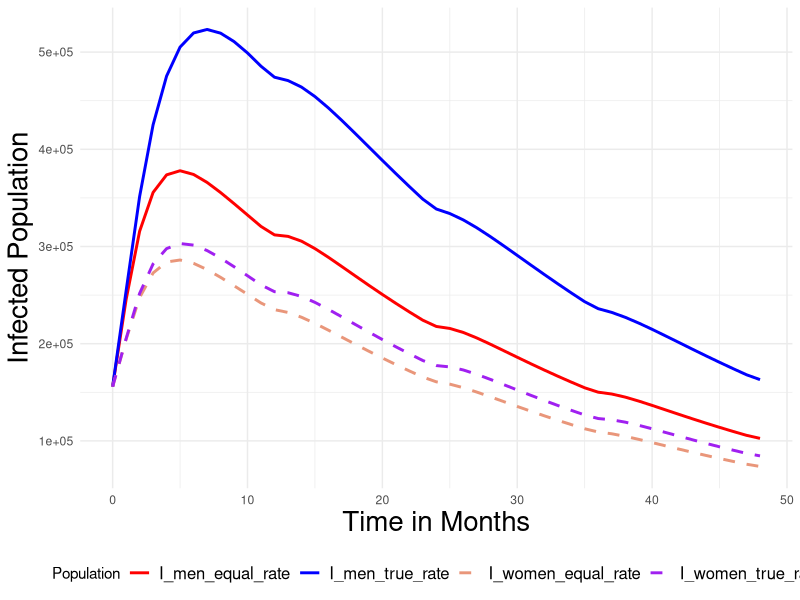
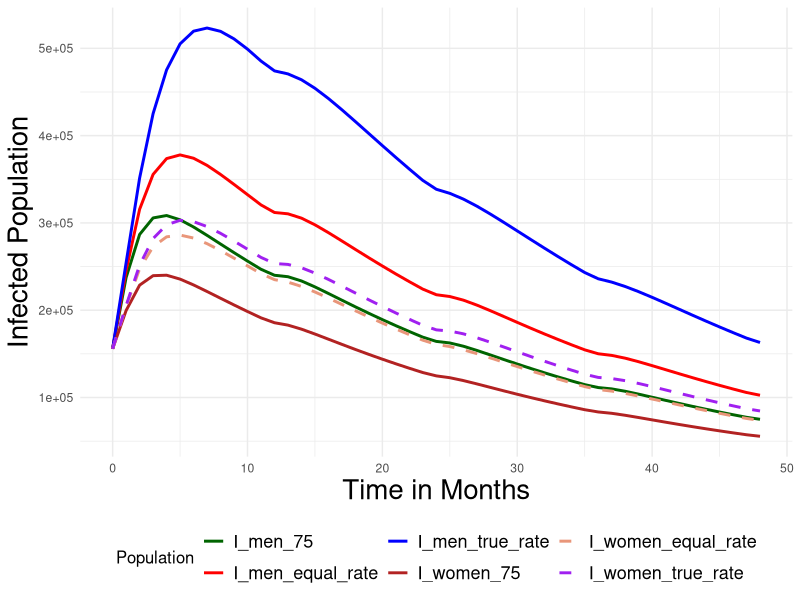
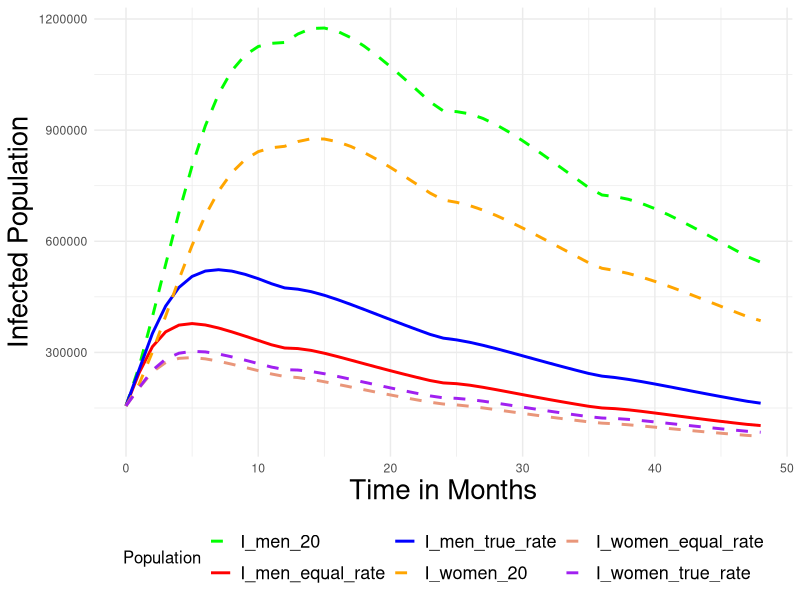
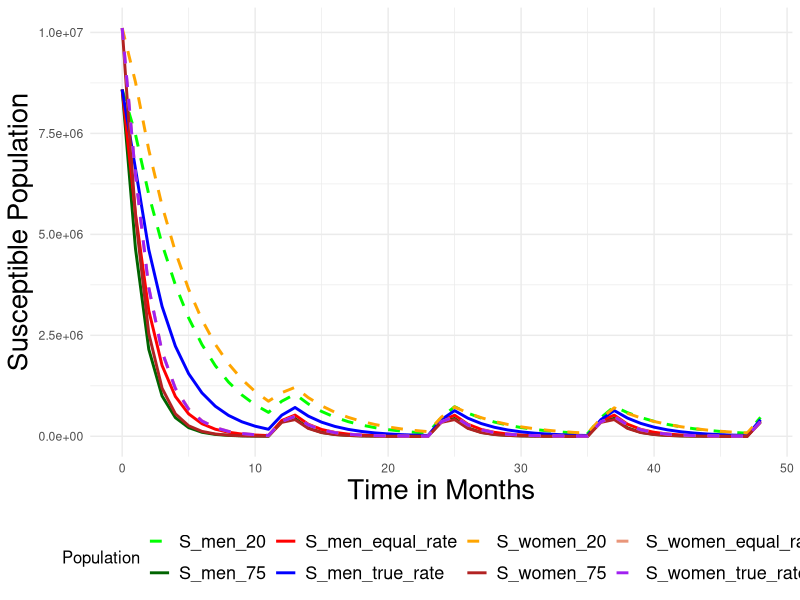
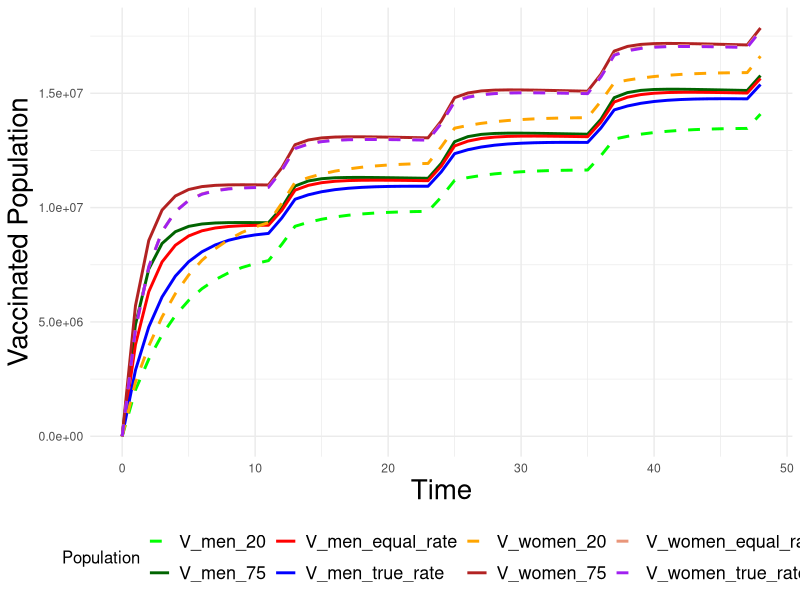

Here is the R script that generated these plots, in order:
# Load required libraries
library(deSolve)
library(pracma)
library(ggplot2)
library(dplyr)
library(tidyr)

lambda <- mean(rpois(1000, 2))

# Define the differential equations function for men and women
# Define the differential equations function for men and women
DiffEq <- function(t, state, parameters){
  with(as.list(c(state, parameters)), {
    # For men
    DS_men <- -lambda*beta*S_men*I_women/(V_men+I_men+S_men) - S_men*alpha_men 
    DI_men <- lambda*beta*S_men*I_women/(V_men+I_men+S_men) - (I_men*0.9)/24 + (beta*V_men*(1-0.998))/(V_men+I_men+S_men)
    DV_men <- S_men*alpha_men - beta*V_men*(1-0.998)
    
    # For women
    DS_women <- -beta*S_women*I_men/(V_women+I_women+S_women) - S_women*alpha_women
    DI_women <- beta*S_women*I_men/(V_women+I_women+S_women) - (I_women*0.9)/24 + (beta*V_women*(1-0.998))/(V_women+I_women+S_women)
    DV_women <- S_women*alpha_women - beta*V_women*(1-0.998)
    
    
    # Introduce a pulse of susceptible individuals every 12 steps for both men and women
    if (round(t) %% 12 == 0) {
      DS_men <- DS_men + 0.485*pulse_amount*0.41 - 1/4*DS_men   #<- you need to change this number (0.0.41)
      DV_men <- DV_men - 1/4*DV_men + 0.485*pulse_amount*0.59   #<- you need to change this number (0.59)
      DI_men <- DI_men - 1/4*DI_men                       # these need to be out of 1 tho so make sure that is the case
      
      DS_women <- DS_women + 0.515*pulse_amount*0.36 - 1/4*DS_women #<- you need to change this number (0.36)
      DV_women <- DV_women - 1/4*DV_women + 0.515*pulse_amount*0.64 #<- you need to change this number (0.64)
      DI_women <- DI_women - 1/4*DI_women 
    }
    
    list(c(DS_men, DI_men, DV_men, DS_women, DI_women, DV_women))
  })
}

# Set initial state for men and women
state <- c(S_men =8587924, I_men = 311621/2, V_men = 0,
           S_women = 10109328, I_women = 311621/2, V_women = 0)
pulse_amount <- 4258299
# Set time points for simulation
times <- seq(0, 4*12, by = 1)

### Scenario 1: Separate alpha values for men and women
parameters1 <- c(beta = 0.8795*0.479, alpha_men = 0.34, alpha_women = 0.552, lambda=lambda)
out1 <- ode(y = state, times = times, func = DiffEq, parms = parameters1)

### Scenario 2: Same alpha for men and women
parameters2 <- c(beta = 0.8795*0.479, alpha_men = 0.552, alpha_women = 0.552, lambda=lambda)
out2 <- ode(y = state, times = times, func = DiffEq, parms = parameters2)

### Scenario 3: both sexes have vaccination rates of 0.75
parameters3 <- c(beta = 0.8795*0.479, alpha_men = 0.75, alpha_women = 0.75, lambda=lambda)
out3 <- ode(y=state, times = times, func=DiffEq, parms = parameters3)


### Scenario 1: Separate alpha values for men and women
parameters4 <- c(beta = 0.8795*0.479, alpha_men = 0.2, alpha_women = 0.2, lambda=lambda)
out4 <- ode(y = state, times = times, func = DiffEq, parms = parameters4)


# Initialize vectors to store total infected at the end of each year (12, 24, 36, 48 months)
total_infected_1 <- numeric(16)
total_infected_2 <- numeric(16)
total_infected_3 <- numeric(16)
total_infected_4 <- numeric(16)
total_men_1 <- numeric(16)
total_men_2 <- numeric(16)
total_men_3 <- numeric(16)
total_men_4 <- numeric(16)
total_women_1 <- numeric(16)
total_women_2 <- numeric(16)
total_women_3 <- numeric(16)
total_women_4 <- numeric(16)


# Count cumulative infected individuals (currently infected + recovered) for Scenario 1
for (i in 1:16) {
  time_index <- i * 3 # Time point at the end of each year
  total_infected_1[i] <- out1[time_index, "I_men"] + out1[time_index, "I_women"]
  total_men_1[i] <- out1[time_index, "I_men"]
  total_women_1[i] <- out1[time_index, "I_women"]
}

# Count cumulative infected individuals (currently infected + recovered) for Scenario 2
for (i in 1:16) {
  time_index <- i * 3 # Time point at the end of each year
  total_infected_2[i] <- out2[time_index, "I_men"] + out2[time_index, "I_women"]
  total_men_2[i] <- out2[time_index, "I_men"]
  total_women_2[i] <- out2[time_index, "I_women"]
}

# Count cumulative infected individuals (currently infected + recovered) for Scenario 2
for (i in 1:16) {
  time_index <- i * 3  # Time point at the end of each year
  total_infected_3[i] <- out3[time_index, "I_men"] + out3[time_index, "I_women"]
  total_men_3[i] <- out3[time_index, "I_men"]
  total_women_3[i] <- out3[time_index, "I_women"]
}

# Count cumulative infected individuals (currently infected + recovered) for Scenario 2
for (i in 1:16) {
  time_index <- i * 3  # Time point at the end of each year
  total_infected_4[i] <- out4[time_index, "I_men"] + out4[time_index, "I_women"]
  total_men_4[i] <- out4[time_index, "I_men"]
  total_women_4[i] <- out4[time_index, "I_women"]
}


# Print the cumulative infected counts for Scenario 1
print("Cumulative Infected Counts current Vaccination rate (Every 3 Months):")
print(round(sum(total_infected_1),0))
print("Cumulative Infected Counts matched Vaccination rate (Every 3 Months):")
print(round(sum(total_infected_2),0))
print("Cumulative Infected Counts 75% Vaccination rate (Every 3 Months):")
print(round(sum(total_infected_3),0))
print("Cumulative Infected men Counts Scenario 1 (over 4 years):")
print(round(sum(total_men_1),0))
print(round(sum(total_women_1), 0))
print("Cumulative Infected men Counts Scenario 2 (Every 3 Months):")
print(round(sum(total_men_2),0))
print(round(sum(total_women_2),0))
print("Cumulative Infected men Counts Scenario 2 (Every 3 Months):")
print(round(sum(total_men_3),0))
print(round(sum(total_women_3),0))
print(round(sum(total_men_4),0))
print(round(sum(total_women_4),0))


library(ggplot2)
library(tidyr)
# Prepare the data for combined Scenario 1 and Scenario 2 (only Infected)
data_combined1 <- data.frame(
  time = out1[, "time"],
  I_men_true_rate = out1[, "I_men"],         # Scenario 1
  I_women_true_rate = out1[, "I_women"],      # Scenario 1
  I_men_equal_rate = out2[, "I_men"],
  I_women_equal_rate = out2[, 'I_women']
)

# Convert to long format
data_combined_long1 <- gather(data_combined1, key = "Population", value = "Count", -time)

# Define colors and line types
colors_combined1 <- c("I_men_true_rate" = "blue", "I_women_true_rate" = "purple", 
                      "I_men_equal_rate" = "red", 'I_women_equal_rate' = 'darksalmon')

# Update the line types to valid ggplot2 types
line_types_combined1<- c("I_men_true_rate" = "solid", "I_women_true_rate" = "dashed", 
                         "I_men_equal_rate" = "solid",'I_women_equal_rate' = "dashed")

# Plot for combined Scenario 1 and Scenario 2 (Infected)
ggplot(data_combined_long1, aes(x = time, y = Count, color = Population, linetype = Population)) +
  geom_line(size = 1) +
  scale_color_manual(values = colors_combined1) +
  scale_linetype_manual(values = line_types_combined1) +
  labs(x = "Time in Months", y = "Infected Population", color = "Population") +
  theme_minimal() +
  theme(legend.position = "bottom",axis.title.x = element_text(size = 20),  # Change size of x-axis label
        axis.title.y = element_text(size = 20),
        legend.title = element_text(size = 11),   # Change size of legend title
        legend.text = element_text(size = 12))

data_combined2 <- data.frame(
  time = out1[, "time"],
  I_men_true_rate = out1[, "I_men"],         # Scenario 1
  I_women_true_rate = out1[, "I_women"],      # Scenario 1
  I_men_equal_rate = out2[, "I_men"],
  I_women_equal_rate = out2[, 'I_women'],
  I_women_75 = out3[, 'I_women'],
  I_men_75 = out3[, 'I_men']
)

# Convert to long format
data_combined_long2 <- gather(data_combined2, key = "Population", value = "Count", -time)

# Define colors and line types
colors_combined2 <- c("I_men_true_rate" = "blue", "I_women_true_rate" = "purple", 
                      "I_men_equal_rate" = "red", 'I_women_equal_rate' = 'darksalmon', 'I_women_75' = 'firebrick',
                      "I_men_75" = 'darkgreen') 

# Update the line types to valid ggplot2 types
line_types_combined2 <- c("I_men_true_rate" = "solid", "I_women_true_rate" = "dashed", 
                          "I_men_equal_rate" = "solid", 'I_women_75' = 'solid', "I_men_75" = 'solid'
                          , "I_women_equal_rate" = "dashed")

# Plot for combined Scenario 1 and Scenario 2 (Infected)
ggplot(data_combined_long2, aes(x = time, y = Count, color = Population, linetype = Population)) +
  geom_line(size = 1) +
  scale_color_manual(values = colors_combined2) +
  scale_linetype_manual(values = line_types_combined2) +
  labs(x = "Time in Months", y = "Infected Population", color = "Population") +
  theme_minimal() +
  theme(legend.position = "bottom",axis.title.x = element_text(size = 20),  # Change size of x-axis label
        axis.title.y = element_text(size = 20),
        legend.title = element_text(size = 12),   # Change size of legend title
        legend.text = element_text(size = 13))

# Prepare the data for combined Scenario 1 and Scenario 2 (only Infected)
data_combined3 <- data.frame(
  time = out1[, "time"],
  I_men_true_rate = out1[, "I_men"],         # Scenario 1
  I_women_true_rate = out1[, "I_women"],      # Scenario 1
  I_men_equal_rate = out2[, "I_men"],
  I_women_equal_rate = out2[, "I_women"],
  I_men_20 = out4[, 'I_men'],
  I_women_20 = out4[,"I_women"]
)

# Convert to long format
data_combined_long3 <- gather(data_combined3, key = "Population", value = "Count", -time)

# Define colors and line types
colors_combined3 <- c("I_men_true_rate" = "blue", "I_women_true_rate" = "purple", 
                      "I_men_equal_rate" = "red", 'I_women_equal_rate' = 'darksalmon',"I_women_20" = 'orange', "I_men_20" = 'green')

# Update the line types to valid ggplot2 types
line_types_combined3 <- c("I_men_true_rate" = "solid", "I_women_true_rate" = "dashed", 
                          "I_men_equal_rate" = "solid", "I_women_20" ='dashed',"I_men_20" = 'dashed'
                          ,"I_women_equal_rate" = "dashed")
# Plot for combined Scenario 1 and Scenario 2 (Infected)
ggplot(data_combined_long3, aes(x = time, y = Count, color = Population, linetype = Population)) +
  geom_line(size = 1) +
  scale_color_manual(values = colors_combined3) +
  scale_linetype_manual(values = line_types_combined3) +
  labs(x = "Time in Months", y = "Infected Population", color = "Population") +
  theme_minimal() +
  theme(legend.position = "bottom",axis.title.x = element_text(size = 20),  # Change size of x-axis label
        axis.title.y = element_text(size = 20),
        legend.title = element_text(size = 12),   # Change size of legend title
        legend.text = element_text(size = 13))

# Prepare the data for combined Scenario 1 and Scenario 2 (only Infected)
data_combined4 <- data.frame(
  time = out1[, "time"],
  S_men_true_rate = out1[, "S_men"],         # Scenario 1
  S_women_true_rate = out1[, "S_women"],     # Scenario 1
  S_men_equal_rate = out2[, "S_men"],
  S_women_equal_rate = out2[, "S_women"],
  S_men_20 = out4[, 'S_men'],
  S_men_75 = out3[, 'S_men'],
  S_women_75 = out3[,'S_women'],
  S_women_20 = out4[, "S_women"]
)

# Convert to long format
data_combined_long4 <- gather(data_combined4, key = "Population", value = "Count", -time)

# Define colors and line types with correct column names
colors_combined4 <- c("S_men_true_rate" = "blue", "S_women_true_rate" = "purple", 
                      "S_men_equal_rate" = "red", 'S_women_equal_rate' = 'darksalmon', "S_women_20" = 'orange', "S_men_20" = 'green',
                      'S_women_75' = 'firebrick', "S_men_75" = 'darkgreen')
line_types_combined4 <- c("S_men_true_rate" = "solid", "S_women_true_rate" = "dashed", 
                          "S_men_equal_rate" = "solid", "S_women_20" ='dashed', "S_men_20" = 'dashed',
                          'S_women_75' = 'solid', "S_men_75" = 'solid', "S_women_equal_rate" = "dashed")

# Plot for combined Scenario 1 and Scenario 2 (Infected)
ggplot(data_combined_long4, aes(x = time, y = Count, color = Population, linetype = Population)) +
  geom_line(size = 1) +
  scale_color_manual(values = colors_combined4) +
  scale_linetype_manual(values = line_types_combined4) +
  labs(x = "Time in Months", y = "Susceptible Population", color = "Population") +
  theme_minimal() +
  theme(legend.position = "bottom",axis.title.x = element_text(size = 20),  # Change size of x-axis label
        axis.title.y = element_text(size = 20),
        legend.title = element_text(size = 12),   # Change size of legend title
        legend.text = element_text(size = 13))

# Prepare the data for combined Scenario 1 and Scenario 2 (only Vaccinated)
data_combined_vaccinated <- data.frame(
  time = out1[, "time"],
  V_men_true_rate = out1[, "V_men"],         # Scenario 1
  V_women_true_rate = out1[, "V_women"],     # Scenario 1
  V_men_equal_rate = out2[, "V_men"],
  V_women_equal_rate = out2[,"V_women"],     # Scenario 2
  V_men_75 = out3[,'V_men'],
  V_women_75 = out3[,'V_women'],
  V_men_20 = out4[, 'V_men'],                # Another scenario (20)
  V_women_20 = out4[,"V_women"]              # Another scenario (20)
)

# Convert to long format
data_combined_long_vaccinated <- gather(data_combined_vaccinated, key = "Population", value = "Count", -time)

# Define colors and line types for vaccinated data
colors_combined_vaccinated <- c("V_men_true_rate" = "blue", "V_women_true_rate" = "purple", 
                                "V_men_equal_rate" = "red", "V_women_20" = 'orange', "V_men_20" = "green",
                                "V_women_75" = "firebrick", 'V_men_75' = 'darkgreen', "V_women_equal_rate" = 'darksalmon')
line_types_combined_vaccinated <- c("V_men_true_rate" = "solid", "V_women_true_rate" = "dashed", 
                                    "V_men_equal_rate" = "solid", "V_women_20" = 'dashed', "V_men_20" = 'dashed',
                                    "V_men_75" = 'solid', "V_women_75" = "solid", "V_women_equal_rate" = "dashed")

# Plot for combined Scenario 1 and Scenario 2 (Vaccinated)
ggplot(data_combined_long_vaccinated, aes(x = time, y = Count, color = Population, linetype = Population)) +
  geom_line(size = 1) +
  scale_color_manual(values = colors_combined_vaccinated) +
  scale_linetype_manual(values = line_types_combined_vaccinated) +
  labs(x = "Time", y = "Vaccinated Population", color = "Population") +
  theme_minimal() +
  theme(legend.position = "bottom",
        axis.title.x = element_text(size = 20),  # Change size of x-axis label
        axis.title.y = element_text(size = 20),
        legend.title = element_text(size = 12),   # Change size of legend title
        legend.text = element_text(size = 13))



# Print the cumulative infected counts for Scenario 1
print("Cumulative Infected Counts Scenario 1 (Every 12 Months):")
print(round(sum(total_infected_1),0))
print("Cumulative Infected Counts Scenario 2 (Every 12 Months):")
print(round(sum(total_infected_2),0))
print("Cumulative Infected Counts Scenario 3 (Every 12 Months):")
print(round(sum(total_infected_3),0))
print("Cumulative Infected Counts Scenario 4 (Every 12 Months):")
print(round(sum(total_infected_4),0))
